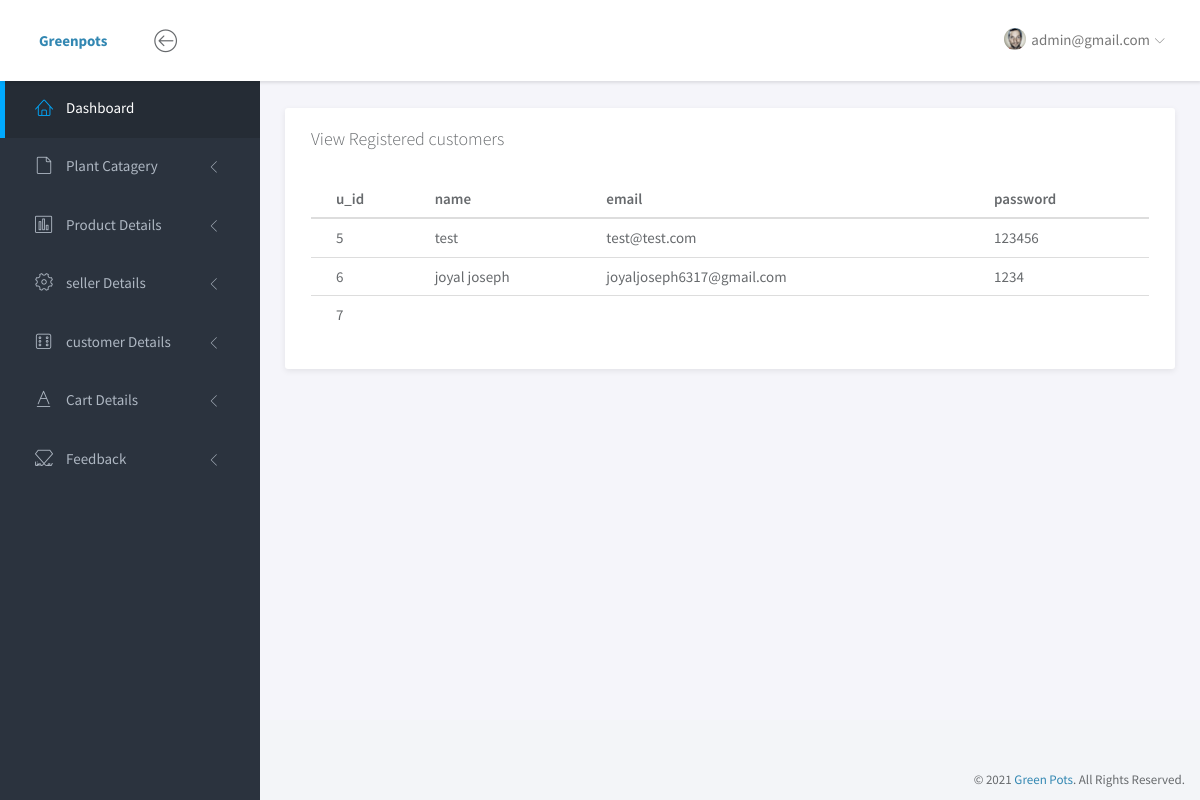
/admin/viewcustomer.php (signed in), run on the app's committed database.
### tables this page shows
CREATE TABLE `user` (
  `u_id` int(11) NOT NULL,
  `name` varchar(100) NOT NULL,
  `email` varchar(100) NOT NULL,
  `password` varchar(100) NOT NULL
);

### app/Main.php (called while the page is built, shortened)
<?php
class Main {
    public function __construct(){
        try{
            $this->conn = new PDO(DB_TYPE.":host=".DB_SERVER.";dbname=".DB_DATABASE, DB_USER, DB_PASSWORD);
        }
        catch (PDOException $e){
            echo '<h3>Database Not Connected</h3>','<p>Please Check database connection before running this site ...</p>'; exit;
        }
    }
}

### app/Admin.php (called while the page is built, shortened)
<?php
class Admin extends Main
{
	public function ret($stmt){
		$stmt = $this->conn->prepare($stmt);
		$stmt->execute();
		return $stmt;
	}
}
?>

### admin/viewcustomer.php (the view, shortened to what this page needs)
<?php
$admin = new Admin();
?>
<!doctype html>
<html lang="en">
<head>
	<link rel="stylesheet" href="assets/vendor/bootstrap/css/bootstrap.min.css">
	<link rel="stylesheet" href="assets/vendor/font-awesome/css/font-awesome.min.css">
	<link rel="stylesheet" href="assets/vendor/linearicons/style.css">
	<link rel="stylesheet" href="assets/vendor/chartist/css/chartist-custom.css">
	<link rel="stylesheet" href="assets/css/main.css">
	<link rel="stylesheet" href="assets/css/demo.css">
</head>
<body>
	<div id="wrapper">
		<?php include "header.php" ?>
        <?php include "sidebar.php" ?>
		<div class="main">
			<div class="main-content">
				<div class="container-fluid">
							<div class="panel">
								<div class="panel-heading">
									<h3 class="panel-title">View Registered customers</h3>
								</div>
								<div class="panel-body">
									<table class="table table-hover table-dark">
										<thead>
											<tr>
												<th>u_id</th>
												<th>name</th>
												<th>email</th>
												<th>password</th>
											</tr>
										</thead>
										<tbody>
											<?php
                                   $stmtss=$admin -> ret("SELECT * FROM `user`");
                                   while($rowss=$stmtss->fetch(PDO::FETCH_ASSOC))
                                   {
                                         ?>
											<tr>
												  <td><?= $rowss['u_id']; ?></td>
												  <td><?= $rowss['name']; ?></td>
												   <td><?= $rowss['email']; ?></td>
												  <td><?= $rowss['password']; ?></td>
											</tr>
										<?php } ?>
										</tbody>
									</table>
								</div>
							</div>
				</div>
			</div>
		</div>
        <?php include "footer.php" ?>
	</div>
</body>
</html>

### admin/header.php (shortened to what this page needs)
<nav class="navbar navbar-default navbar-fixed-top">
			<div class="brand">
				<a href="index.php"><b>Greenpots</b></a>
			</div>
			<div class="container-fluid">
				<div class="navbar-btn">
					<button type="button" class="btn-toggle-fullwidth"><i class="lnr lnr-arrow-left-circle"></i></button>
				</div>
				<div id="navbar-menu">
					<ul class="nav navbar-nav navbar-right">
						<li class="dropdown">
					   <?php
                        $stmt=$admin -> ret("SELECT * FROM admin");
                        $row=$stmt->fetch(PDO::FETCH_ASSOC);
                        ?>
							<a href="#" class="dropdown-toggle" data-toggle="dropdown"><img src="assets/img/user.png" class="img-circle" alt="Avatar"> <span><?php echo $row['email'];?></span> <i class="icon-submenu lnr lnr-chevron-down"></i></a>
						</li>
					</ul>
				</div>
			</div>
		</nav>

### admin/assets/css/main.css (style rules this page uses)
html { position: relative; min-height: 100%; }
body { background-color: #F3F5F8; font-family: "Source Sans Pro", sans-serif; font-size: 15px; color: #676a6d; }
a { color: #3287B2; }
th { font-weight: 600; }
#wrapper .main { -webkit-transition: all 0.3s ease-in-out; -moz-transition: all 0.3s ease-in-out; -ms-transition: all 0.3s ease-in-out; -o-transition: all 0.3s ease-in-out; transition: all 0.3s ease-in-out; width: calc(100% - 260px); left: 0; position: relative; float: right; background-color: #f5f5fa; }
#wrapper #sidebar-nav, #wrapper .main { padding-top: 80px; }
.main-content { padding: 28px 10px; }
.navbar-default { -webkit-transition: all 0.3s ease-in-out; -moz-transition: all 0.3s ease-in-out; -ms-transition: all 0.3s ease-in-out; -o-transition: all 0.3s ease-in-out; transition: all 0.3s ease-in-out; -moz-box-shadow: 1px 2px 3px rgba(0, 0, 0, 0.1); -webkit-box-shadow: 1px 2px 3px rgba(0, 0, 0, 0.1); box-shadow: 1px 2px 3px rgba(0, 0, 0, 0.1); -webkit-border-radius: 0; -moz-border-radius: 0; border-radius: 0; padding: 0; margin: 0; border: none; background-color: #fff; }
.navbar-default .brand { float: left; padding: 30px 39px; background-color: #fff; }
.navbar-btn { float: left; padding: 16px 0; }
.navbar-btn button { font-size: 24px; padding: 4px 8px; line-height: .7; border: none; background: none; outline: none; }
.navbar-nav > li > a { padding: 28px 20px; }
.navbar-nav > li > a > i { font-size: 22px; margin-right: 2px; vertical-align: middle; }
.navbar-nav > li > a > i.icon-submenu { margin-left: 2px; margin-right: 0; font-size: 10px; position: relative; top: 2px; }
.navbar-nav > li > a > span { position: relative; top: 2px; }
.navbar-nav > li > a img { width: 22px; margin-right: 2px; }
@media screen and (min-width: 768px) { .navbar-nav.navbar-right { margin-right: 0; } }
.panel { -webkit-border-radius: 3px; -moz-border-radius: 3px; border-radius: 3px; -moz-box-shadow: 0 2px 6px rgba(0, 0, 0, 0.08); -webkit-box-shadow: 0 2px 6px rgba(0, 0, 0, 0.08); box-shadow: 0 2px 6px rgba(0, 0, 0, 0.08); background-color: #fff; margin-bottom: 30px; }
.panel .panel-heading, .panel .panel-body, .panel .panel-footer { padding-left: 25px; padding-right: 25px; }
.panel .panel-heading { padding-top: 20px; padding-bottom: 20px; position: relative; }
.panel .panel-heading .panel-title { margin: 0; font-size: 18px; font-weight: 300; }
.panel .panel-body { padding-top: 10px; padding-bottom: 15px; }
.panel .table > thead > tr > td:first-child, .panel .table > thead > tr > th:first-child, .panel .table > tbody > tr > td:first-child, .panel .table > tbody > tr > th:first-child, .panel .table > tfoot > tr > td:first-child, .panel .table > tfoot > tr > th:first-child { padding-left: 25px; }
.panel .table > thead > tr > td:last-child, .panel .table > thead > tr > th:last-child, .panel .table > tbody > tr > td:last-child, .panel .table > tbody > tr > th:last-child, .panel .table > tfoot > tr > td:last-child, .panel .table > tfoot > tr > th:last-child { padding-left: 25px; }

### data on the page
user: u_id "5", name "test", email "test@test.com", password "123456"
user: u_id "6", name "joyal joseph", email "joyaljoseph6317@gmail.com", password "1234"
user: u_id "7"

### other printed values
$row['email'] "admin@gmail.com"
